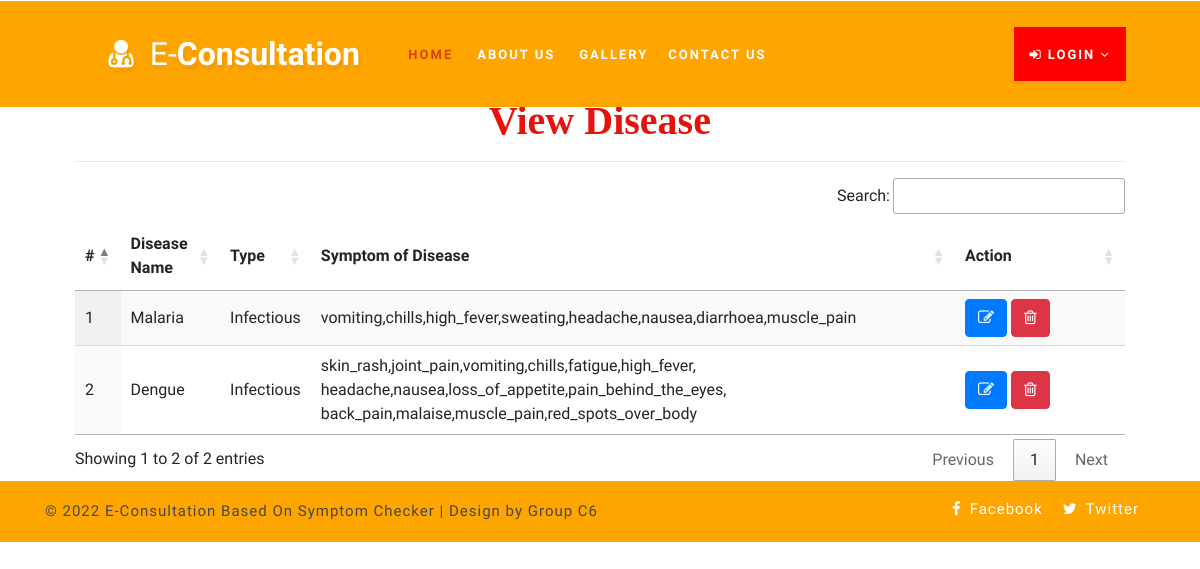
Before: /view_disease with the older database file.
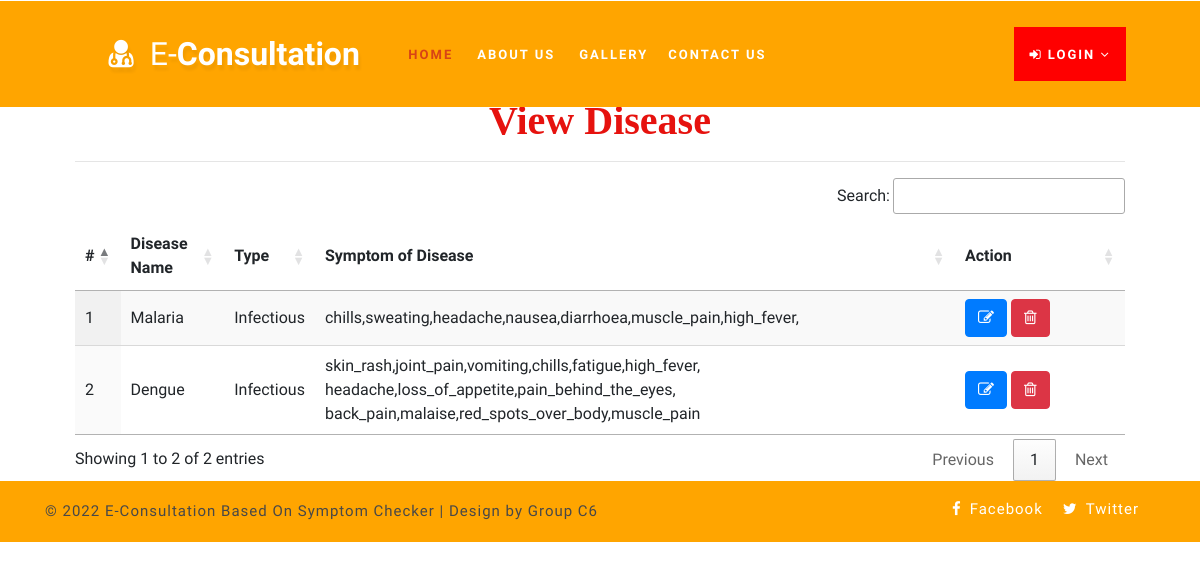
After: the same page with the newer database file.
### health/models.py (models this page shows, shortened)
class Disease(models.Model):
    name = models.CharField(max_length=100, null=True)
    type = models.ForeignKey(Type, on_delete=models.CASCADE, null=True)
    symptom = models.TextField(null=True)

class Type(models.Model):
    name = models.CharField(max_length=100, null=True)

### health/views.py (the view)
# urls.py: path('view_disease', View_Disease,name="view_disease"),
def View_Disease(request):
    dis = Disease.objects.all()
    d = {'dis':dis}
    return render(request,'view_disease.html',d)

### health/templates/view_disease.html
{% extends 'index.html' %}
{% load static %}
{% block body %}
<div class="container-fluid" style="width:90%;margin-top:8%">
                    <div class="container-fluid">
                        <h1 align="center" style="font-weight:bold;font-family : 'Monotype Corsiva' ; color : #E6120E ;margin-top:4%">View Disease</h1>
                         </div><hr>
                                <table id="example" class="display" style="width:100%">
                                  <thead>
                                    <tr>
                                      <th># </th>
                                      <th>Disease Name</th>
                                      <th>Type</th>
                                      <th>Symptom of Disease</th>
                                      <th>Action</th>
                                  </tr>
                              </thead>
                              <tbody>
                              {% for i in dis %}
                                <tr>
                                  <td>{{forloop.counter}}</td>
                                  <td>{{i.name}}</td>
                                  <td>{{i.type.name}}</td>
                                  <td>{{i.symptom}}</td>
                                  <td style="width:150px">
                                      <a href="{% url 'edit_disease' i.id %}" ><button class="btn btn-primary"><i class="fa fa-edit"></i></button></a>
                                      <a href="{% url 'delete_disease' i.id %}" ><button class="btn btn-danger" onclick="return confirm('Are you sure?')"><i class="fa fa-trash-o"></i></button></a></td>
                              </tr>
                              {% endfor %}
                          </tbody>
                      </table>
                  </div>
{% endblock %}

Changed rows visible on the page:
changed Disease "Malaria": symptom "vomiting,chills,high_fever,sweating,headache,nausea,diarrhoea,muscle_pain" → "chills,sweating,headache,nausea,diarrhoea,muscle_pain,high_fever,"
changed Disease "Dengue": symptom "skin_rash,joint_pain,vomiting,chills,fatigue,high_fever, headache,nausea,loss_of_appetite,pain_behind_the_eyes, back_pain,malaise,muscle_pain,red_spots_over_body" → "skin_rash,joint_pain,vomiting,chills,fatigue,high_fever, headache,loss_of_appetite,pain_behind_the_eyes, back_pain,malaise,red_spots_over_body,muscle_pain"
